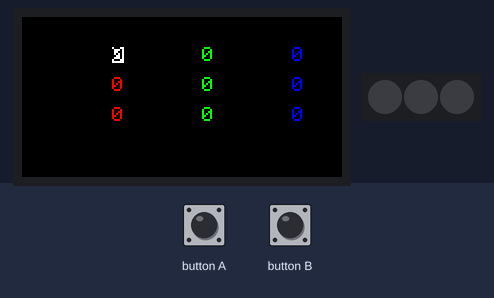
Bench run of a sketch on a simulated ESP32. Shown: 160×80 colour display, 3 RGB LEDs in strip order, left to right. The inputs (shaded band) are chosen by the test bench. Dim RGB values are drawn brighter than linear; what the sketch prints to the serial monitor is not drawn.

Above: at 1.3 s.
1.4 s: button A pressed for 0.15 s
At 2.6 s:
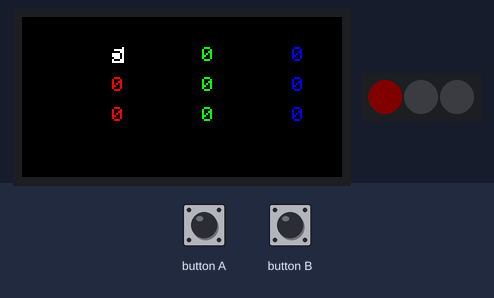
3.0 s: button B pressed for 0.15 s
At 3.9 s:
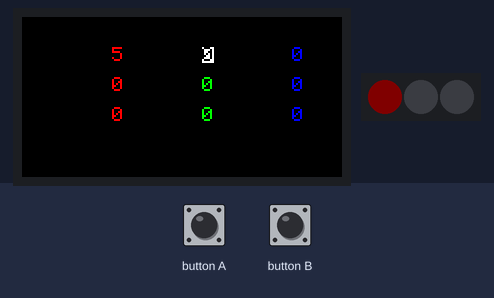
4.6 s: button A pressed for 1 s
At 5.2 s:
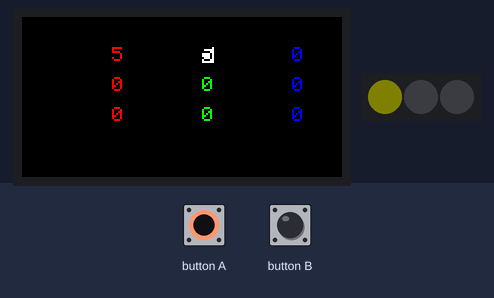
7.1 s: button A pressed for 0.15 s
At 8.3 s:
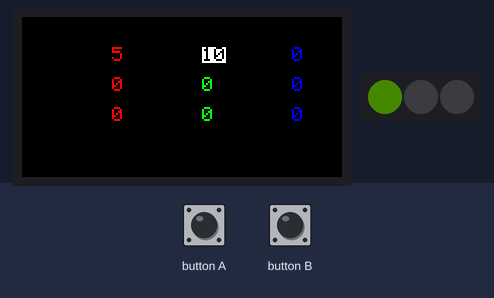
8.7 s: button A pressed for 3.2 s
At 9.5 s:
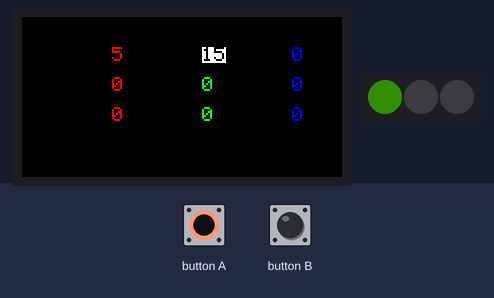
13.4 s: button B pressed for 1 s
At 14.2 s:
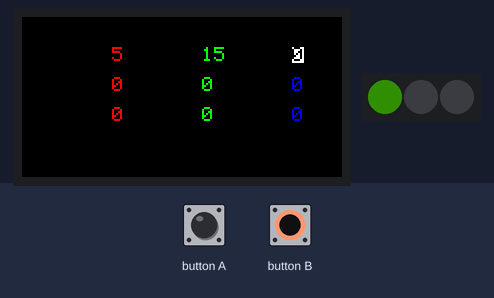
Timing chart, 0 to 16.4 s (numbered marks = the images above; inputs shaded):
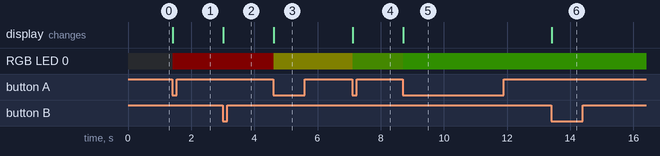

The sketch:

RGB-unit.ino
```cpp
/*
    RGB Unit control from M5StickC
    Based on code from https://oneguyoneblog.com
    Please install library before compiling:
    AdaFruit NeoPixel library: https://github.com/adafruit/Adafruit_NeoPixel
*/
#include <Adafruit_NeoPixel.h>
#include <M5StickC.h>

// Grove pin on the M5StickC
#define PIN            32
// Number of LEDs (a.k.a. "Neopixels")
#define NUMPIXELS      3
// Max value for each colour
#define MAX_COLOUR     128

// Setup the NeoPixel library
Adafruit_NeoPixel pixels = Adafruit_NeoPixel(NUMPIXELS, PIN, NEO_GRB + NEO_KHZ800);

int colourSelection = 0; // 0 = first LED red, 1 = first LED green, 2 = first LED blue, 3 = second LED red...
int colourValues = NUMPIXELS * 3; // how many values are there? 3 per LED

uint16_t normFore = WHITE;
uint16_t normBack = BLACK;

struct Colour {
  int r, g, b;
};

Colour colours[3];

void setup() {
  M5.begin();
  M5.Lcd.setRotation(3);

  for(int i = 0; i < 3; i++) {
    Colour colour = colours[i];
    colour.r = 20 * i;
    colour.g = 30 * i;
    colour.b = 40 * i;
  }
  screenInfo();

  pixels.begin(); // This initializes the NeoPixel library.
  pixels.show(); // All pixels off
}

// Keep values within valid ranges
void capValues() {
  for(int i = 0; i < 3; i++) {
    Colour colour = colours[i];
    colour.r = (colour.r > MAX_COLOUR) ? 0 : colour.r;
    colour.g = (colour.g > MAX_COLOUR) ? 0 : colour.g;
    colour.b = (colour.b > MAX_COLOUR) ? 0 : colour.b;
    colours[i] = colour;
  }
  colourSelection = colourSelection % colourValues;
}

// Set the light values and update
void setLights() {
  for(int i = 0; i < 3; i++) {
    Colour colour = colours[i];
    pixels.setPixelColor(i, pixels.Color(colour.r, colour.g, colour.b));
  }
  pixels.show();
}

// Print current colours/selection to display
void screenInfo() {
  M5.Lcd.fillScreen(normBack);
  int gap = 15;
  int inset = 45;
  for(int i = 0; i < colourValues; i++) {
    uint16_t fore = colourIndexToColour(i);
    uint16_t back = normBack;
    if(i == colourSelection) {
      fore = normBack;
      back = normFore;
    }

    int rgbIndex = i % 3;
    int ledIndex = i / 3; // integer math so auto-floored
    int currentGap = (ledIndex + 1) * gap;
    int currentInset = (rgbIndex + 1) * inset;
    M5.Lcd.setCursor(currentInset, currentGap);
    M5.Lcd.setTextColor(fore, back);
    M5.Lcd.printf("%d", getColour(colours[ledIndex], rgbIndex));
  }
}

int getColour(Colour colour, int colourIndex) {
  switch(colourIndex) {
    case 0:
      return colour.r;
    case 1:
      return colour.g;
    case 2:
      return colour.b;
  }
  return 255;
}

void increaseColour(int colourIndex, int amount) {
    int rgbIndex = colourIndex % 3;
    int ledIndex = colourIndex / 3;
    Colour colour = colours[ledIndex];
    switch(rgbIndex) {
      case 0:
        colour.r += amount;
        break;
      case 1:
        colour.g += amount;
        break;
      case 2:
        colour.b += amount;
        break;
    }
    colours[ledIndex] = colour;
    Serial.printf("Increased colour %d, light %d\n", rgbIndex, ledIndex);
    Serial.printf("Increased colour (direct)  %d, %d, %d\n", colour.r, colour.g, colour.b);
    Serial.printf("Increased colour (array)   %d, %d, %d\n", colours[ledIndex].r, colours[ledIndex].g, colours[ledIndex].b);
}

int colourIndexToColour(int index) {
  //index 0 -> 8 rgb,rgb,rgb
  int rgbIndex = index % 3;
  switch(rgbIndex) {
    case 0:
      return RED;
    case 1:
      return GREEN;
    case 2:
      return BLUE;
  }
  return WHITE;
}

void handleButtons() {
  bool refreshScreen = false;
  if(M5.BtnA.wasPressed()) {
    increaseColour(colourSelection, 5);
    refreshScreen = true;
  }
  if(M5.BtnB.wasPressed()) {
    colourSelection++;
    Serial.printf("Selection up %d\n", colourSelection);
    refreshScreen = true;
  }
  if(refreshScreen) {
    capValues();
    screenInfo();
  }
}

void loop() {
  M5.update();
  handleButtons();
  setLights();
}
```

Measured:
- after the input at 1.4 s, RGB LED 0: off → RGB(5, 0, 0) at once; the display: changes at once (image 1)
- after the input at 3.0 s, the display: changes at once (image 2)
- after the input at 4.6 s, RGB LED 0: RGB(5, 0, 0) → RGB(5, 5, 0) at once; the display: changes at once (image 3)
- after the input at 7.1 s, RGB LED 0: RGB(5, 5, 0) → RGB(5, 10, 0) at once; the display: changes at once (image 4)
- after the input at 8.7 s, RGB LED 0: RGB(5, 10, 0) → RGB(5, 15, 0) at once; the display: changes at once (image 5)
- after the input at 13.4 s, the display: changes at once (image 6)
